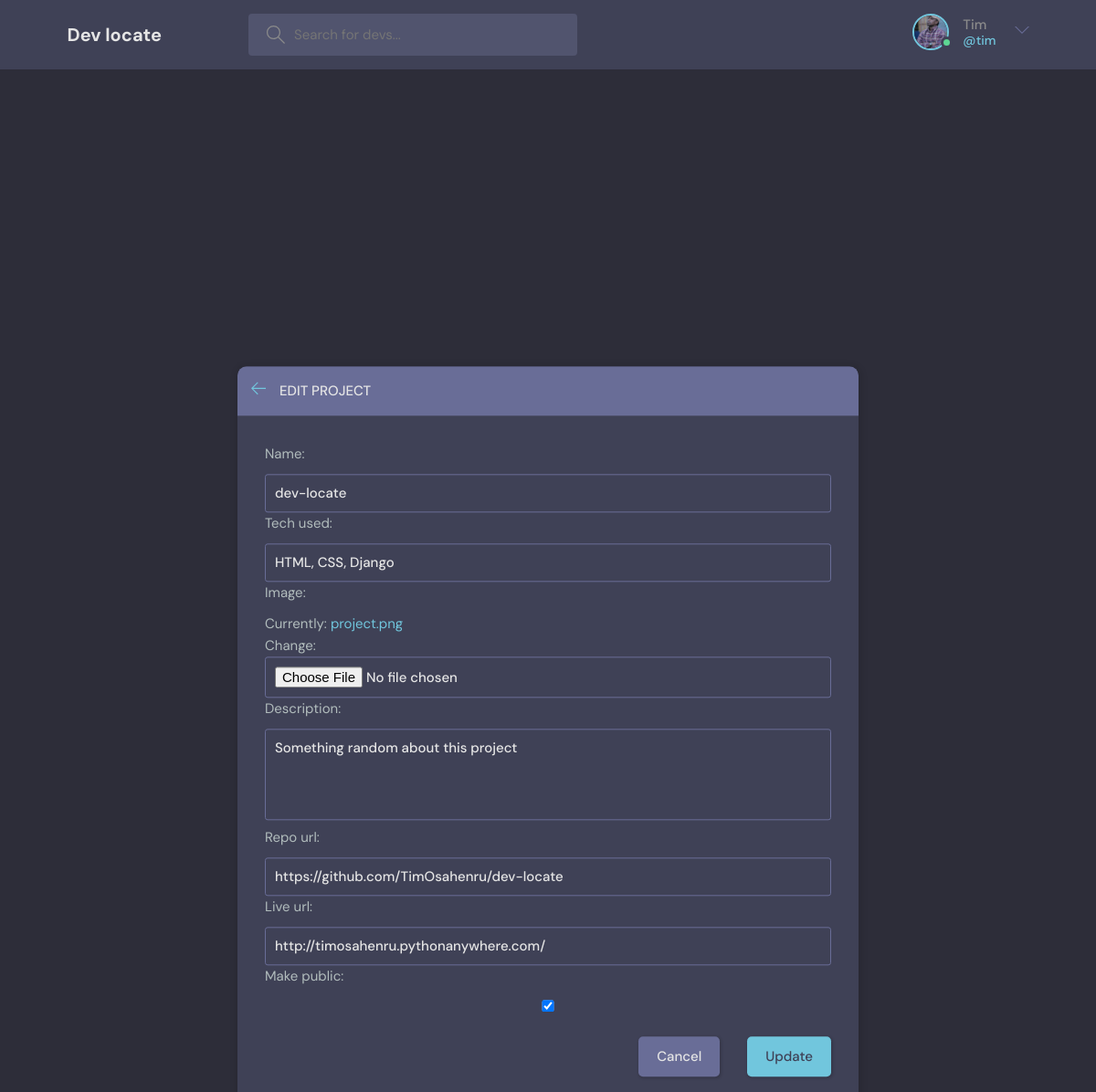
Screenshot of /edit1/ (signed in) with the database file from the repository.
### accounts/models.py (models this page shows, shortened)
class Engineer(AbstractUser):
    username = models.CharField(max_length=200, null=True)
    email = models.EmailField(unique=True, null=True)
    bio = models.TextField()
    avatar = models.ImageField(default="profile.png")
    country = models.CharField(max_length=200)
    years_of_experience = models.PositiveIntegerField(null=True, blank=True)
    tech_stack = models.CharField(null=True, blank=True, max_length=300)
    inbox = models.ForeignKey(Message, null=True, on_delete=models.CASCADE)
    USERNAME_FIELD = "email"
    REQUIRED_FIELDS = ["username"]

### projects/models.py (models this page shows, shortened)
class Project(models.Model):
    engineer = models.ForeignKey(Engineer, on_delete=models.CASCADE)
    name = models.CharField(max_length=100)
    tech_used = models.CharField(max_length=200)
    updated = models.DateTimeField(auto_now=True)
    created = models.DateTimeField(auto_now_add=True)
    image = models.ImageField(default="project.png")
    description = models.TextField(null=True, blank=True)
    repo_url = models.URLField(null=True, blank=True)
    live_url = models.URLField(null=True, blank=True)
    make_public = models.BooleanField(default=False)
    class Meta:
        ordering = ["-created"]

### projects/views.py (the view, shortened to what this page needs)
# urls.py: path("edit<str:pk>/", ProjectEdit.as_view(), name="edit_project"),
class ProjectEdit(LoginRequiredMixin, UpdateView):
    model = Project
    template_name = "../templates/edit.html"
    form_class = ProjectForm

### projects/forms.py
class ProjectForm(forms.ModelForm):
    class Meta:
        model = Project
        fields = "__all__"
        exclude = ["engineer"]
        widgets = {
            "name": forms.TextInput(attrs={"placeholder": "Max 100 char"}),
            "tech_used": forms.TextInput(attrs={"placeholder": "stack 1, stack 2"}),
        }

### templates/edit.html (shortened to what this page needs)
{% extends 'base.html' %}
{% block content %}
<main class="create-room layout">
  <div class="container">
    <div class="layout__box" style="margin-top: 175px;">
      <div class="layout__boxHeader">
        <div class="layout__boxTitle">
          <a href="{{request.META.HTTP_REFERER}}">
            <svg version="1.1" xmlns="http://www.w3.org/2000/svg" width="32" height="32" viewBox="0 0 32 32">
              <title>arrow-left</title>
              <path
                      d="M13.723 2.286l-13.723 13.714 13.719 13.714 1.616-1.611-10.96-10.96h27.625v-2.286h-27.625l10.965-10.965-1.616-1.607z">
              </path>
            </svg>
          </a>
          <h3>Edit project</h3>
        </div>
      </div>
      <div class="layout__body">
        <form class="form" method="POST" enctype="multipart/form-data">
          <div class="form__group">
            {{form.as_p}}
          </div>
          <div class="form__action">
            <a class="btn btn--dark" href="{{request.META.HTTP_REFERER}}">Cancel</a>
            <input class="btn btn--main" type="submit" value="Update">
          </div>
        </form>
      </div>
    </div>
  </div>
</main>
{% endblock %}

### templates/base.html (shortened to what this page needs)
<!DOCTYPE html>
{% load static %}
<html lang="en">
<head>
  <link rel="stylesheet" href="{% static 'style.css' %}" />
</head>
<body>
<header class="header header--loggedIn">
  <div class="container">
    <a href="/" class="header__logo">
      <h1>Dev locate</h1>
    </a>
    <form class="header__search" method="GET" action="{% url 'all_projects' %}">
      <label>
        <input type="search" name="q" placeholder="Search for devs..." />
      </label>
    </form>
    <nav class="header__menu">
      {% if request.user.is_authenticated %}
      <div class="header__user">
        <a href="{% url 'profile' request.user.id %}">
          <div class="avatar avatar--medium active">
            <img src="{{request.user.avatar.url}}"/>
          </div>
          <p>{{request.user.username|title}}<span>@{{request.user.username}}</span></p>
        </a>
        <button class="dropdown-button">
          <svg version="1.1" xmlns="http://www.w3.org/2000/svg" width="32" height="32" viewBox="0 0 32 32">
            <title>chevron-down</title>
            <path d="M16 21l-13-13h-3l16 16 16-16h-3l-13 13z"></path>
          </svg>
        </button>
      </div>
      {% else %}
      <a href="{% url 'login' %}">
        <img src="{% static './assets/avatar.svg' %}"/>
        <p>Login</p>
      </a>
      {% endif %}
    </nav>
  </div>
</header>
{% block content %}
{% endblock %}
</body>
</html>

### rows the page displays
Engineer: user.avatar (picture), user.username "Tim", user.username "tim"
Project: name "dev-locate", tech_used "HTML, CSS, Django", description "Something random about this project", repo_url "https://github.com/TimOsahenru/dev-locate", live_url "http://timosahenru.pythonanywhere.com/", make_public "☑"
